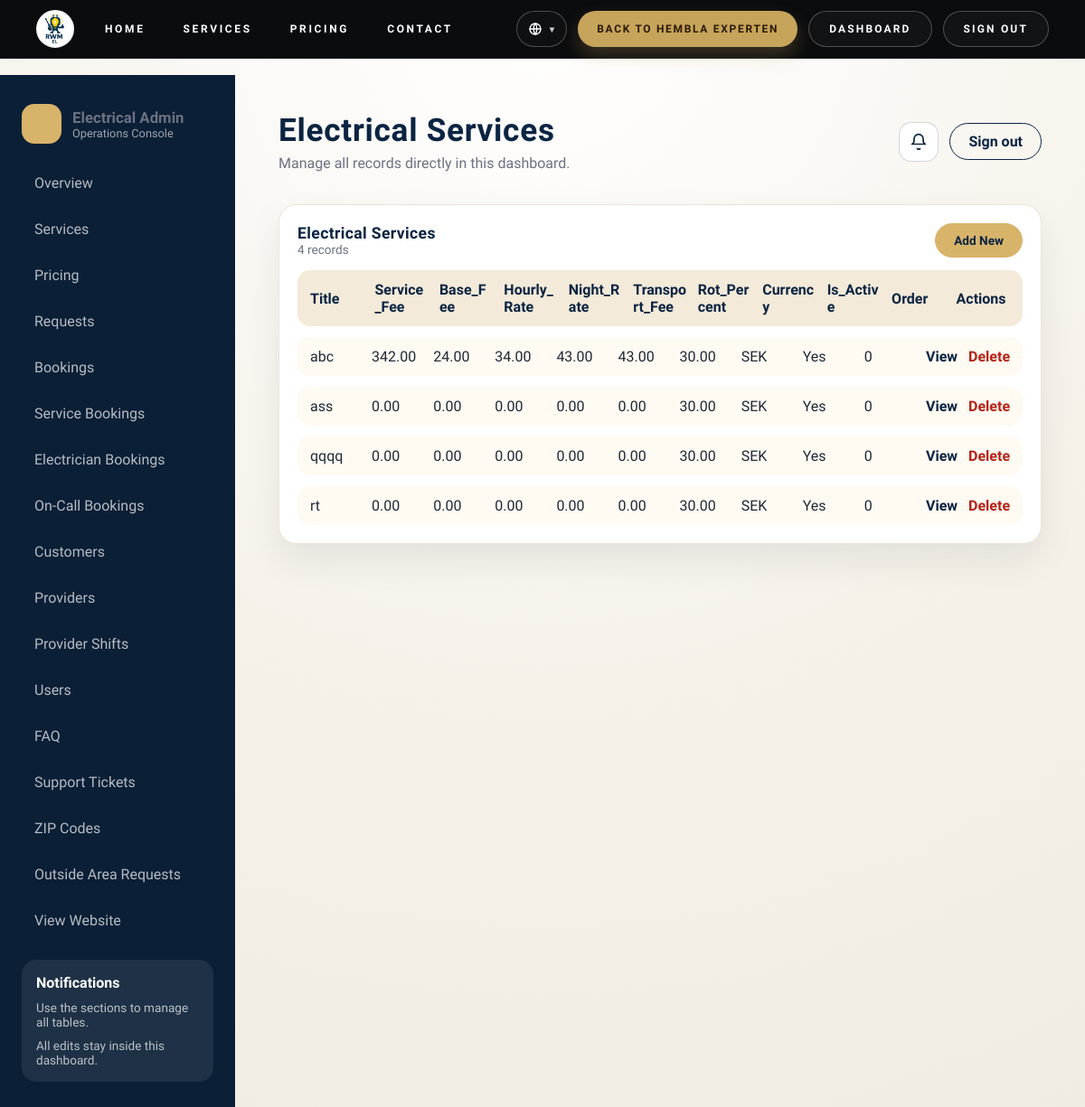
Before: /dashboard/services/ (signed in) with the older database file.
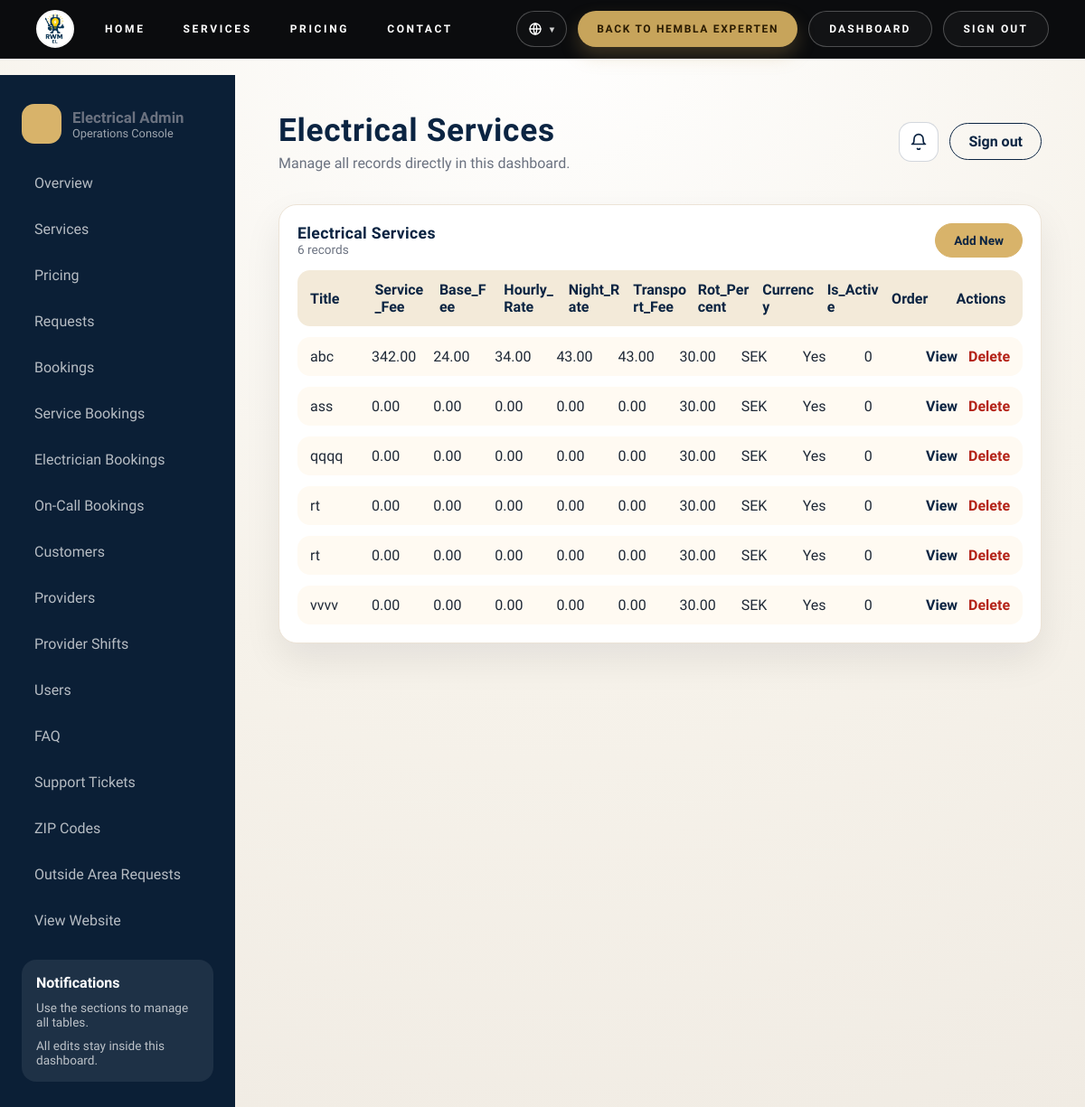
After: the same page with the newer database file.
### electricity/models.py (models this page shows, shortened)
class ElectricalService(models.Model):
    title = models.CharField(max_length=120)
    short_description = models.TextField(blank=True, default="")
    bullet_points = models.TextField(blank=True, default="")
    icon = models.ImageField(upload_to='electricity/services/', blank=True, null=True)
    price = models.DecimalField(max_digits=10, decimal_places=2, default=0, blank=True, null=True)
    duration_minutes = models.PositiveIntegerField(default=0, blank=True, null=True)
    service_fee = models.DecimalField(max_digits=10, decimal_places=2, default=0)
    base_fee = models.DecimalField(max_digits=10, decimal_places=2, default=0)
    hourly_rate = models.DecimalField(max_digits=10, decimal_places=2, default=0)
    night_rate = models.DecimalField(max_digits=10, decimal_places=2, default=0)
    transport_fee = models.DecimalField(max_digits=10, decimal_places=2, default=0)
    rot_percent = models.DecimalField(max_digits=5, decimal_places=2, default=30)
    currency = models.CharField(max_length=10, default="SEK")
    is_active = models.BooleanField(default=True)
    order = models.PositiveIntegerField(default=0)
    class Meta:
        ordering = ["order", "title"]

### electricity/views.py (the view)
# urls.py: path("dashboard/services/", views.dashboard_services, name="dashboard_services"),
@login_required
def dashboard_services(request):
    guard = _dashboard_access_or_redirect(request)
    if guard:
        return guard
    items = ElectricalService.objects.all().order_by("order", "title")
    return render(
        request,
        "electricity/dashboard/list.html",
        {
            "title": "Electrical Services",
            "items": items,
            "fields": [
                "title",
                "service_fee",
                "base_fee",
                "hourly_rate",
                "night_rate",
                "transport_fee",
                "rot_percent",
                "currency",
                "is_active",
                "order",
            ],
            "create_url": "electricity:dashboard_services_add",
            "edit_url": "electricity:dashboard_services_edit",
            "delete_url": "electricity:dashboard_services_delete",
        },
    )

### electricity/templates/electricity/dashboard/list.html (shortened to what this page needs)
﻿{% extends "electricity/dashboard/base.html" %}
{% load electricity_extras i18n %}
{% block page_title %}{{ title }}{% endblock %}
{% block page_subtitle %}Manage all records directly in this dashboard.{% endblock %}
{% block content %}
<section class="dash-panel dash-panel-wide">
    <div class="panel-header">
        <div>
            <h2>{{ title }}</h2>
            <div class="panel-meta">{{ items|length }} records</div>
        </div>
        <div class="panel-actions">
            <a class="dash-btn primary" href="{% url create_url %}">Add New</a>
        </div>
    </div>
    <div class="panel-table">
        <div class="panel-row panel-row-head">
            {% for field in fields %}
                <span>{{ field|title }}</span>
            {% endfor %}
            <span>Actions</span>
        </div>
        {% for row in items %}
            <div class="panel-row">
                {% for field in fields %}
                    <span>{{ row|display_value:field }}</span>
                {% endfor %}
                <span class="row-actions">
                    <a href="{% url edit_url row.id %}?view=1">View</a>
                    <a class="danger" href="{% url delete_url row.id %}">Delete</a>
                </span>
            </div>
        {% empty %}
            <div class="panel-empty">No records yet.</div>
        {% endfor %}
    </div>
</section>
{% endblock %}

### electricity/templates/electricity/dashboard/base.html (shortened to what this page needs)
﻿{% load static i18n %}
<!DOCTYPE html>
{% get_current_language as CURRENT_LANGUAGE %}
<html lang="{{ CURRENT_LANGUAGE }}" dir="{% if CURRENT_LANGUAGE == 'ar' %}rtl{% else %}ltr{% endif %}">
<head>
    <link rel="stylesheet" href="{% static 'electricity/css/select-system.css' %}">
    <link rel="stylesheet" href="{% static 'electricity/css/electricity.css' %}">
    <link rel="stylesheet" href="{% static 'electricity/css/dashboard.css' %}">
    <link rel="stylesheet" href="{% static 'electricity/css/global_header.css' %}">
</head>
<body class="dash-body">
    {% include "electricity/partials/global_header.html" %}
    <div class="dash-shell">
        <aside class="dash-sidebar">
            <div class="dash-brand">
                <div class="brand-dot"></div>
                <div>
                    <div class="brand-title">Electrical Admin</div>
                    <div class="brand-sub">Operations Console</div>
                </div>
            </div>
            <nav class="dash-nav">
                <a href="{% url 'electricity:dashboard' %}">Overview</a>
                <a href="{% url 'electricity:dashboard_services' %}">Services</a>
                <a href="{% url 'electricity:dashboard_pricing' %}">Pricing</a>
                <a href="{% url 'electricity:dashboard_requests' %}">Requests</a>
                <a href="{% url 'electricity:dashboard_bookings' %}">Bookings</a>
                <a href="{% url 'electricity:dashboard_service_bookings' %}">Service Bookings</a>
                <a href="{% url 'electricity:dashboard_electrician_bookings' %}">Electrician Bookings</a>
                <a href="{% url 'electricity:dashboard_on_call_bookings' %}">On-Call Bookings</a>
                <a href="{% url 'electricity:dashboard_profiles' %}">Customers</a>
                <a href="{% url 'electricity:dashboard_providers' %}">Providers</a>
                <a href="{% url 'electricity:dashboard_provider_shifts' %}">Provider Shifts</a>
                <a href="{% url 'electricity:dashboard_users' %}">Users</a>
                <a href="{% url 'electricity:dashboard_faq' %}">FAQ</a>
                <a href="{% url 'electricity:dashboard_support_tickets' %}">Support Tickets</a>
                <a href="{% url 'electricity:dashboard_zip_codes' %}">ZIP Codes</a>
                <a href="{% url 'electricity:dashboard_outside_area_requests' %}">Outside Area Requests</a>
                <a href="{% url 'electricity:services' %}">View Website</a>
            </nav>
            <div class="dash-card" id="notifications">
                <div class="dash-card-title">Notifications</div>
                <ul class="dash-notes">
                    <li>Use the sections to manage all tables.</li>
                    <li>All edits stay inside this dashboard.</li>
                </ul>
            </div>
        </aside>
        <main class="dash-main">
            <div class="dash-top">
                <div class="dash-title">
                    <h1>{% block page_title %}Dashboard{% endblock %}</h1>
                    <p class="dash-subtitle">{% block page_subtitle %}Manage all data in one place.{% endblock %}</p>
                </div>
                <div class="dash-actions">
                    <div class="dash-notify">
                        <button class="dash-notify-btn" id="dash-bell-btn" type="button" aria-haspopup="true" aria-expanded="false">
                            <span class="dash-notify-icon" aria-hidden="true">
                                <svg viewBox="0 0 24 24" fill="none">
                                    <path d="M18 8a6 6 0 1 0-12 0c0 7-3 7-3 7h18s-3 0-3-7" stroke="currentColor" stroke-width="2" stroke-linecap="round" stroke-linejoin="round"/>
                                    <path d="M13.7 21a2 2 0 0 1-3.4 0" stroke="currentColor" stroke-width="2" stroke-linecap="round"/>
                                </svg>
                            </span>
                        </button>
                    </div>
                    <a class="dash-btn ghost" href="{% url 'admin:logout' %}">Sign out</a>
                </div>
            </div>
            {% block content %}{% endblock %}
        </main>
    </div>
</body>
</html>

### electricity/templates/electricity/partials/global_header.html (shortened to what this page needs)
﻿{% load static electricity_extras i18n %}
<header class="rwm-electricity-global-header rwm-egh-root" data-rwmh>
  <div class="rwm-electricity-global-header__inner">
    <a class="rwm-egh-logo" href="{% url 'electricity:home' %}" aria-label="{% trans 'RWM EL Home' %}">
      <img src="{% static 'electricity/img/electricity_logo.jpg' %}" alt="RWM EL">
    </a>
    <div class="rwm-egh-navwrap" data-rwmh-menu>
      <div class="rwm-egh-left">
        <nav class="rwm-egh-nav" aria-label="{% trans 'Main navigation' %}">
          <a class="rwm-egh-link" href="{% url 'electricity:home' %}">{% trans "Home" %}</a>
          <div class="rwm-egh-nav-item rwm-egh-dropdown" data-rwmh-dropdown>
            <button
              class="rwm-egh-link rwm-egh-link-button"
              type="button"
              aria-expanded="false"
              data-rwmh-dropdown-trigger
            >
              <span>{% trans "Services" %}</span>
            </button>
          </div>
          <a class="rwm-egh-link" href="{% url 'electricity:services' %}#pricing">{% trans "Pricing" %}</a>
          <a class="rwm-egh-link" href="{% url 'electricity:contact' %}">{% trans "Contact" %}</a>
        </nav>
      </div>
      <div class="rwm-egh-right">
        <div class="rwm-egh-lang">
          <button class="rwm-egh-lang-trigger" type="button" aria-haspopup="true" aria-expanded="false" aria-label="{% trans 'Change language' %}">
            <span class="rwm-egh-lang-icon" aria-hidden="true">
              <svg viewBox="0 0 24 24" fill="none">
                <circle cx="12" cy="12" r="9" stroke="currentColor" stroke-width="2"/>
                <path d="M3 12h18M12 3c3.5 3.5 3.5 14 0 18M12 3c-3.5 3.5-3.5 14 0 18" stroke="currentColor" stroke-width="2" stroke-linecap="round"/>
              </svg>
            </span>
            <span class="rwm-egh-lang-caret">&#9662;</span>
          </button>
        </div>
        <a class="rwm-egh-btn rwm-egh-btn-primary rwm-egh-btn-compact" href="http://hembla-experten.se/" target="_blank" rel="noopener">
          {% trans "Back to Hembla Experten" %}
        </a>
        {% if request.user.is_authenticated %}
          {% if request.user.provider_profile %}
            <a class="rwm-egh-btn rwm-egh-btn-ghost" href="{% url 'electricity:provider_dashboard' %}">{% trans "My Profile" %}</a>
            <a class="rwm-egh-btn rwm-egh-btn-ghost" href="{% url 'electricity:logout' %}">{% trans "Sign out" %}</a>
          {% else %}
            {% is_electricity_admin as show_dashboard %}
            {% if show_dashboard %}
              <a class="rwm-egh-btn rwm-egh-btn-ghost" href="{% url 'electricity:dashboard' %}">{% trans "Dashboard" %}</a>
            {% endif %}
            <a class="rwm-egh-btn rwm-egh-btn-ghost" href="{% url 'electricity:logout' %}">{% trans "Sign out" %}</a>
          {% endif %}
        {% else %}
          <a class="rwm-egh-btn rwm-egh-btn-ghost" href="{% url 'electricity:login' %}">{% trans "Sign in" %}</a>
          <a class="rwm-egh-btn rwm-egh-btn-primary" href="{% url 'electricity:signup' %}">{% trans "Sign up" %}</a>
        {% endif %}
      </div>
    </div>
  </div>
</header>

Changed rows visible on the page:
added ElectricalService: fields "rt" "0.00" "0.00" "0.00" "0.00" "0.00" "30.00" "SEK" "Yes" "0"
added ElectricalService: fields "vvvv" "0.00" "0.00" "0.00" "0.00" "0.00" "30.00" "SEK" "Yes" "0"
Other visible differences:
{{ items|length }}: "4" → "6"
